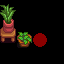

The image is a tile-based game level rendered from a .tmx file. Its description and complete source (layers, tilesets, objects, tile grids) follow:
An orthogonal 4x4 tile map with 16x16 px tiles, 5 tile layers (Back, Buildings, Paths, Front, ...), 2 tilesets and 1 object (TileData).

<map version="1.10" tiledversion="1.10.2" orientation="orthogonal" renderorder="right-down" compressionlevel="0" width="4" height="4" tilewidth="16" tileheight="16" infinite="0" nextlayerid="11" nextobjectid="11">
 <properties>
  <property name="@TileBrush@Tile Brush 1@" value="Back|0,0,untitled tile sheet,380|1,0,,381|2,0,,380|3,0,,381|4,0,,380|5,0,,381|6,0,,380|7,0,,381|8,0,,380|9,0,,381|10,0,,380|11,0,,381|12,0,,380|13,0,,381|0,1,,396|1,1,,397|2,1,,396|3,1,,397|4,1,,396|5,1,,397|6,1,,396|7,1,,397|8,1,,396|9,1,,397|10,1,,396|11,1,,397|12,1,,396|13,1,,397|0,2,,380|1,2,,381|2,2,,380|3,2,,381|4,2,,380|5,2,,381|6,2,,380|7,2,,381|8,2,,380|9,2,,381|10,2,,380|11,2,,381|12,2,,380|13,2,,381|0,3,,396|1,3,,397|2,3,,396|3,3,,397|4,3,,396|5,3,,397|6,3,,396|7,3,,397|8,3,,396|9,3,,397|10,3,,396|11,3,,397|12,3,,396|13,3,,397|0,4,,380|1,4,,381|2,4,,380|3,4,,381|4,4,,380|5,4,,381|6,4,,380|7,4,,381|8,4,,380|9,4,,381|10,4,,380|11,4,,381|12,4,,380|13,4,,381|0,5,,396|1,5,,397|2,5,,396|3,5,,397|4,5,,396|5,5,,397|6,5,,396|7,5,,397|8,5,,396|9,5,,397|10,5,,396|11,5,,397|12,5,,396|13,5,,397" />
  <property name="Arch" value="111 .01 113 .009" />
  <property name="Debris" value="8 .01 3" />
  <property name="Fish" value="142 .1 153 .25 166 .0005" />
  <property name="Outdoors" value="T" />
  <property name="Spouse" value="3 22 2 11 11 2 4 5 0 1 12 2 17 11 2 23 3 2" />
  <property name="Warp" value="80 15 BusStop 0 23 80 18 BusStop 0 24 80 16 BusStop 0 23 80 17 BusStop 0 23 40 65 Forest 68 0 41 65 Forest 68 0 42 65 Forest 68 0 40 -1 Backwoods 14 39 41 -1 Backwoods 14 39 34 5 FarmCave 8 11" />
 </properties>
 <tileset firstgid="1" name="paths" tilewidth="16" tileheight="16" tilecount="64" columns="4">
  <image source="paths.png" width="64" height="256" />
 </tileset>
 <tileset firstgid="65" name="spring_outdoorsTileSheet" tilewidth="16" tileheight="16" tilecount="1975" columns="25">
  <image source="spring_outdoorsTileSheet.png" width="400" height="1264" />
 </tileset>
 <layer id="1" name="Back" width="4" height="4">
  <data encoding="csv">
0,0,0,0,
0,0,0,0,
0,0,0,0,
0,0,0,0
</data>
 </layer>
 <layer id="2" name="Buildings" width="4" height="4">
  <data encoding="csv">
0,0,0,0,
0,0,0,0,
986,1163,0,0,
0,0,0,0
</data>
 </layer>
 <layer id="3" name="Paths" width="4" height="4">
  <data encoding="csv">
0,0,0,0,
0,0,0,0,
0,0,8,0,
0,0,0,0
</data>
 </layer>
 <layer id="4" name="Front" width="4" height="4">
  <data encoding="csv">
936,0,0,0,
961,0,0,0,
0,0,0,0,
0,0,0,0
</data>
 </layer>
 <layer id="5" name="AlwaysFront" width="4" height="4">
  <data encoding="csv">
0,0,0,0,
0,0,0,0,
0,0,0,0,
0,0,0,0
</data>
 </layer>
 <objectgroup id="6" name="Back" />
 <objectgroup id="7" name="Buildings" />
 <objectgroup id="8" name="Paths">
  <object id="9" name="TileData" x="32" y="32" width="16" height="16">
   <properties>
    <property name="direction" value="2" />
   </properties>
  </object>
 </objectgroup>
 <objectgroup id="9" name="Front" />
 <objectgroup id="10" name="AlwaysFront" />
</map>
